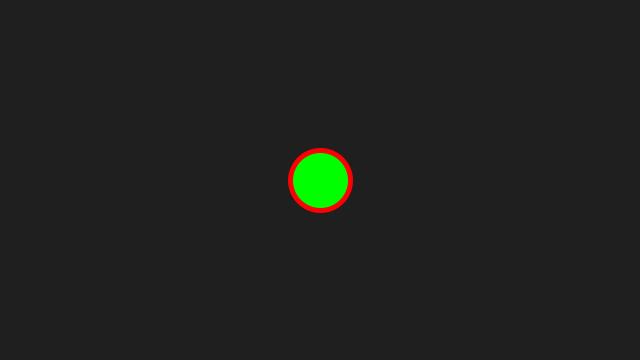
Frame 1 (no input)
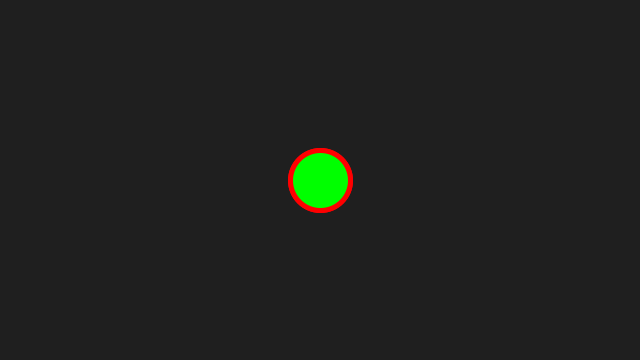
Frame 2 (the mouse pressed at the canvas centre, redrawn once)

The Processing sketch that drew these frames (run headless with seeded random() and noise(); the mouse was pressed at the canvas centre and the sketch redrawn once):

// Processing sketch: one
// ── one.pde
//Draw a circle with a stroke and a fill in the center of the screen

void setup() 
{
  size(640, 360);
  background(31,31,31);
  noLoop();
}

void draw() 
{
  strokeWeight(5);
  stroke(255,0,0);
  fill(0, 255, 0);
  ellipse(width/2, height/2, 60, 60); // (x, y, width, height)
  //Order matter for the above lines of code
  //style the objects then draw the objects
}
